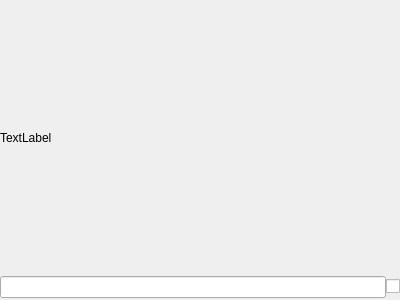
<?xml version="1.0" encoding="UTF-8"?>
<ui version="4.0">
 <class>ElementInfoPartWidget</class>
 <widget class="QWidget" name="ElementInfoPartWidget">
  <property name="geometry">
   <rect>
    <x>0</x>
    <y>0</y>
    <width>400</width>
    <height>300</height>
   </rect>
  </property>
  <property name="windowTitle">
   <string>Form</string>
  </property>
  <layout class="QGridLayout" name="gridLayout_2">
   <property name="sizeConstraint">
    <enum>QLayout::SetMinimumSize</enum>
   </property>
   <property name="leftMargin">
    <number>0</number>
   </property>
   <property name="topMargin">
    <number>2</number>
   </property>
   <property name="rightMargin">
    <number>0</number>
   </property>
   <property name="bottomMargin">
    <number>2</number>
   </property>
   <property name="horizontalSpacing">
    <number>0</number>
   </property>
   <property name="verticalSpacing">
    <number>2</number>
   </property>
   <item row="1" column="0">
    <widget class="QLabel" name="label_">
     <property name="text">
      <string>TextLabel</string>
     </property>
    </widget>
   </item>
   <item row="2" column="1">
    <widget class="QCheckBox" name="checkBox">
     <property name="focusPolicy">
      <enum>Qt::NoFocus</enum>
     </property>
     <property name="toolTip">
      <string>Visible</string>
     </property>
     <property name="text">
      <string/>
     </property>
    </widget>
   </item>
   <item row="2" column="0">
    <widget class="QLineEdit" name="line_edit">
     <property name="clearButtonEnabled">
      <bool>true</bool>
     </property>
    </widget>
   </item>
  </layout>
 </widget>
 <resources/>
 <connections/>
</ui>
